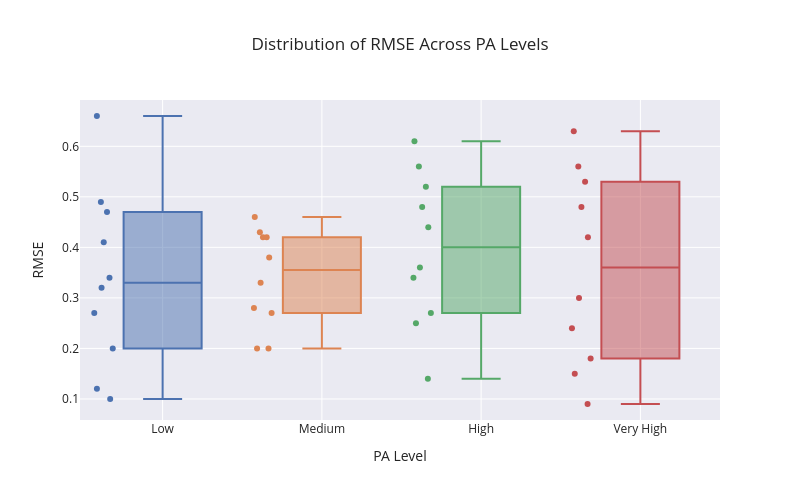

The notebook cell saved with this chart:
### Code cell
fig_rmse = px.box(
    metrics_df,
    x='PA Level',
    y='RMSE',
    color='PA Level',
    title='Distribution of RMSE Across PA Levels',
    points='all',
    template='seaborn'
)
fig_rmse.update_layout(
    showlegend=False,
    width=800,
    height=500
)
fig_rmse.show()

### Figure 1 — Plotly figure (JSON) as saved in the notebook; plotly's stock layout.template omitted (floating-point values rounded to 4 significant figures)
{"data": [{"alignmentgroup": "True", "boxpoints": "all", "hovertemplate": "PA Level=%{x}<br>RMSE=%{y}<extra></extra>", "legendgroup": "Low", "marker": {"color": "rgb(76,114,176)"}, "name": "Low", "notched": false, "offsetgroup": "Low", "orientation": "v", "showlegend": true, "type": "box", "x": ["Low", "Low", "Low", "Low", "Low", "Low", "Low", "Low", "Low", "Low"], "x0": " ", "xaxis": "x", "y": [0.34, 0.32, 0.1, 0.41, 0.12, 0.2, 0.27, 0.49, 0.47, 0.66], "y0": " ", "yaxis": "y"}, {"alignmentgroup": "True", "boxpoints": "all", "hovertemplate": "PA Level=%{x}<br>RMSE=%{y}<extra></extra>", "legendgroup": "Medium", "marker": {"color": "rgb(221,132,82)"}, "name": "Medium", "notched": false, "offsetgroup": "Medium", "orientation": "v", "showlegend": true, "type": "box", "x": ["Medium", "Medium", "Medium", "Medium", "Medium", "Medium", "Medium", "Medium", "Medium", "Medium"], "x0": " ", "xaxis": "x", "y": [0.42, 0.27, 0.38, 0.33, 0.2, 0.2, 0.28, 0.43, 0.42, 0.46], "y0": " ", "yaxis": "y"}, {"alignmentgroup": "True", "boxpoints": "all", "hovertemplate": "PA Level=%{x}<br>RMSE=%{y}<extra></extra>", "legendgroup": "High", "marker": {"color": "rgb(85,168,104)"}, "name": "High", "notched": false, "offsetgroup": "High", "orientation": "v", "showlegend": true, "type": "box", "x": ["High", "High", "High", "High", "High", "High", "High", "High", "High", "High"], "x0": " ", "xaxis": "x", "y": [0.61, 0.34, 0.44, 0.36, 0.27, 0.14, 0.25, 0.52, 0.48, 0.56], "y0": " ", "yaxis": "y"}, {"alignmentgroup": "True", "boxpoints": "all", "hovertemplate": "PA Level=%{x}<br>RMSE=%{y}<extra></extra>", "legendgroup": "Very High", "marker": {"color": "rgb(196,78,82)"}, "name": "Very High", "notched": false, "offsetgroup": "Very High", "orientation": "v", "showlegend": true, "type": "box", "x": ["Very High", "Very High", "Very High", "Very High", "Very High", "Very High", "Very High", "Very High", "Very High", "Very High"], "x0": " ", "xaxis": "x", "y": [0.42, 0.09, 0.63, 0.3, 0.24, 0.18, 0.15, 0.53, 0.56, 0.48], "y0": " ", "yaxis": "y"}], "layout": {"boxmode": "overlay", "height": 500, "legend": {"title": {"text": "PA Level"}, "tracegroupgap": 0}, "showlegend": false, "title": {"text": "Distribution of RMSE Across PA Levels"}, "width": 800, "xaxis": {"anchor": "y", "categoryarray": ["Low", "Medium", "High", "Very High"], "categoryorder": "array", "domain": [0, 1], "title": {"text": "PA Level"}}, "yaxis": {"anchor": "x", "domain": [0, 1], "title": {"text": "RMSE"}}}}
